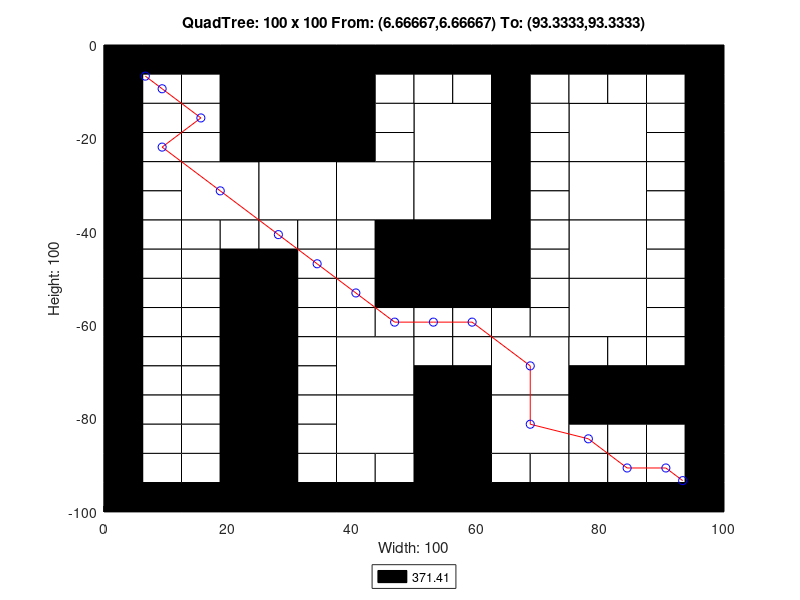

Write the MATLAB code that produced this figure.
axis([0 100 -100 0]);
title('QuadTree: 100 x 100 From: (6.66667,6.66667) To: (93.3333,93.3333)');
xlabel('Width: 100');
ylabel('Height: 100');
rectangle('Position',[25 -12.5 12.5 12.5], 'FaceColor',[0 0 0]);
rectangle('Position',[25 -25 12.5 12.5], 'FaceColor',[0 0 0]);
rectangle('Position',[12.5 -37.5 12.5 12.5], 'FaceColor',[1 1 1]);
rectangle('Position',[25 -37.5 12.5 12.5], 'FaceColor',[1 1 1]);
rectangle('Position',[37.5 -37.5 12.5 12.5], 'FaceColor',[1 1 1]);
rectangle('Position',[50 -25 12.5 12.5], 'FaceColor',[1 1 1]);
rectangle('Position',[75 -25 12.5 12.5], 'FaceColor',[1 1 1]);
rectangle('Position',[50 -37.5 12.5 12.5], 'FaceColor',[1 1 1]);
rectangle('Position',[50 -50 12.5 12.5], 'FaceColor',[0 0 0]);
rectangle('Position',[75 -37.5 12.5 12.5], 'FaceColor',[1 1 1]);
rectangle('Position',[75 -50 12.5 12.5], 'FaceColor',[1 1 1]);
rectangle('Position',[37.5 -75 12.5 12.5], 'FaceColor',[1 1 1]);
rectangle('Position',[37.5 -87.5 12.5 12.5], 'FaceColor',[1 1 1]);
rectangle('Position',[62.5 -75 12.5 12.5], 'FaceColor',[1 1 1]);
rectangle('Position',[75 -62.5 12.5 12.5], 'FaceColor',[1 1 1]);
rectangle('Position',[50 -87.5 12.5 12.5], 'FaceColor',[0 0 0]);
rectangle('Position',[62.5 -87.5 12.5 12.5], 'FaceColor',[1 1 1]);
rectangle('Position',[50 -100 12.5 12.5], 'FaceColor',[0 0 0]);
rectangle('Position',[0 -6.25 6.25 6.25], 'FaceColor',[0 0 0]);
rectangle('Position',[6.25 -6.25 6.25 6.25], 'FaceColor',[0 0 0]);
rectangle('Position',[0 -12.5 6.25 6.25], 'FaceColor',[0 0 0]);
rectangle('Position',[6.25 -12.5 6.25 6.25], 'FaceColor',[1 1 1]);
rectangle('Position',[12.5 -6.25 6.25 6.25], 'FaceColor',[0 0 0]);
rectangle('Position',[18.75 -6.25 6.25 6.25], 'FaceColor',[0 0 0]);
rectangle('Position',[12.5 -12.5 6.25 6.25], 'FaceColor',[1 1 1]);
rectangle('Position',[18.75 -12.5 6.25 6.25], 'FaceColor',[0 0 0]);
rectangle('Position',[0 -18.75 6.25 6.25], 'FaceColor',[0 0 0]);
rectangle('Position',[6.25 -18.75 6.25 6.25], 'FaceColor',[1 1 1]);
rectangle('Position',[0 -25 6.25 6.25], 'FaceColor',[0 0 0]);
rectangle('Position',[6.25 -25 6.25 6.25], 'FaceColor',[1 1 1]);
rectangle('Position',[12.5 -18.75 6.25 6.25], 'FaceColor',[1 1 1]);
rectangle('Position',[18.75 -18.75 6.25 6.25], 'FaceColor',[0 0 0]);
rectangle('Position',[12.5 -25 6.25 6.25], 'FaceColor',[1 1 1]);
rectangle('Position',[18.75 -25 6.25 6.25], 'FaceColor',[0 0 0]);
rectangle('Position',[37.5 -6.25 6.25 6.25], 'FaceColor',[0 0 0]);
rectangle('Position',[43.75 -6.25 6.25 6.25], 'FaceColor',[0 0 0]);
rectangle('Position',[37.5 -12.5 6.25 6.25], 'FaceColor',[0 0 0]);
rectangle('Position',[43.75 -12.5 6.25 6.25], 'FaceColor',[1 1 1]);
rectangle('Position',[37.5 -18.75 6.25 6.25], 'FaceColor',[0 0 0]);
rectangle('Position',[43.75 -18.75 6.25 6.25], 'FaceColor',[1 1 1]);
rectangle('Position',[37.5 -25 6.25 6.25], 'FaceColor',[0 0 0]);
rectangle('Position',[43.75 -25 6.25 6.25], 'FaceColor',[1 1 1]);
rectangle('Position',[0 -31.25 6.25 6.25], 'FaceColor',[0 0 0]);
rectangle('Position',[6.25 -31.25 6.25 6.25], 'FaceColor',[1 1 1]);
rectangle('Position',[0 -37.5 6.25 6.25], 'FaceColor',[0 0 0]);
rectangle('Position',[6.25 -37.5 6.25 6.25], 'FaceColor',[1 1 1]);
rectangle('Position',[0 -43.75 6.25 6.25], 'FaceColor',[0 0 0]);
rectangle('Position',[6.25 -43.75 6.25 6.25], 'FaceColor',[1 1 1]);
rectangle('Position',[0 -50 6.25 6.25], 'FaceColor',[0 0 0]);
rectangle('Position',[6.25 -50 6.25 6.25], 'FaceColor',[1 1 1]);
rectangle('Position',[12.5 -43.75 6.25 6.25], 'FaceColor',[1 1 1]);
rectangle('Position',[18.75 -43.75 6.25 6.25], 'FaceColor',[1 1 1]);
rectangle('Position',[12.5 -50 6.25 6.25], 'FaceColor',[1 1 1]);
rectangle('Position',[18.75 -50 6.25 6.25], 'FaceColor',[0 0 0]);
rectangle('Position',[25 -43.75 6.25 6.25], 'FaceColor',[1 1 1]);
rectangle('Position',[31.25 -43.75 6.25 6.25], 'FaceColor',[1 1 1]);
rectangle('Position',[25 -50 6.25 6.25], 'FaceColor',[0 0 0]);
rectangle('Position',[31.25 -50 6.25 6.25], 'FaceColor',[1 1 1]);
rectangle('Position',[37.5 -43.75 6.25 6.25], 'FaceColor',[1 1 1]);
rectangle('Position',[43.75 -43.75 6.25 6.25], 'FaceColor',[0 0 0]);
rectangle('Position',[37.5 -50 6.25 6.25], 'FaceColor',[1 1 1]);
rectangle('Position',[43.75 -50 6.25 6.25], 'FaceColor',[0 0 0]);
rectangle('Position',[50 -6.25 6.25 6.25], 'FaceColor',[0 0 0]);
rectangle('Position',[56.25 -6.25 6.25 6.25], 'FaceColor',[0 0 0]);
rectangle('Position',[50 -12.5 6.25 6.25], 'FaceColor',[1 1 1]);
rectangle('Position',[56.25 -12.5 6.25 6.25], 'FaceColor',[1 1 1]);
rectangle('Position',[62.5 -6.25 6.25 6.25], 'FaceColor',[0 0 0]);
rectangle('Position',[68.75 -6.25 6.25 6.25], 'FaceColor',[0 0 0]);
rectangle('Position',[62.5 -12.5 6.25 6.25], 'FaceColor',[0 0 0]);
rectangle('Position',[68.75 -12.5 6.25 6.25], 'FaceColor',[1 1 1]);
rectangle('Position',[62.5 -18.75 6.25 6.25], 'FaceColor',[0 0 0]);
rectangle('Position',[68.75 -18.75 6.25 6.25], 'FaceColor',[1 1 1]);
rectangle('Position',[62.5 -25 6.25 6.25], 'FaceColor',[0 0 0]);
rectangle('Position',[68.75 -25 6.25 6.25], 'FaceColor',[1 1 1]);
rectangle('Position',[75 -6.25 6.25 6.25], 'FaceColor',[0 0 0]);
rectangle('Position',[81.25 -6.25 6.25 6.25], 'FaceColor',[0 0 0]);
rectangle('Position',[75 -12.5 6.25 6.25], 'FaceColor',[1 1 1]);
rectangle('Position',[81.25 -12.5 6.25 6.25], 'FaceColor',[1 1 1]);
rectangle('Position',[87.5 -6.25 6.25 6.25], 'FaceColor',[0 0 0]);
rectangle('Position',[93.75 -6.25 6.25 6.25], 'FaceColor',[0 0 0]);
rectangle('Position',[87.5 -12.5 6.25 6.25], 'FaceColor',[1 1 1]);
rectangle('Position',[93.75 -12.5 6.25 6.25], 'FaceColor',[0 0 0]);
rectangle('Position',[87.5 -18.75 6.25 6.25], 'FaceColor',[1 1 1]);
rectangle('Position',[93.75 -18.75 6.25 6.25], 'FaceColor',[0 0 0]);
rectangle('Position',[87.5 -25 6.25 6.25], 'FaceColor',[1 1 1]);
rectangle('Position',[93.75 -25 6.25 6.25], 'FaceColor',[0 0 0]);
rectangle('Position',[62.5 -31.25 6.25 6.25], 'FaceColor',[0 0 0]);
rectangle('Position',[68.75 -31.25 6.25 6.25], 'FaceColor',[1 1 1]);
rectangle('Position',[62.5 -37.5 6.25 6.25], 'FaceColor',[0 0 0]);
rectangle('Position',[68.75 -37.5 6.25 6.25], 'FaceColor',[1 1 1]);
rectangle('Position',[62.5 -43.75 6.25 6.25], 'FaceColor',[0 0 0]);
rectangle('Position',[68.75 -43.75 6.25 6.25], 'FaceColor',[1 1 1]);
rectangle('Position',[62.5 -50 6.25 6.25], 'FaceColor',[0 0 0]);
rectangle('Position',[68.75 -50 6.25 6.25], 'FaceColor',[1 1 1]);
rectangle('Position',[87.5 -31.25 6.25 6.25], 'FaceColor',[1 1 1]);
rectangle('Position',[93.75 -31.25 6.25 6.25], 'FaceColor',[0 0 0]);
rectangle('Position',[87.5 -37.5 6.25 6.25], 'FaceColor',[1 1 1]);
rectangle('Position',[93.75 -37.5 6.25 6.25], 'FaceColor',[0 0 0]);
rectangle('Position',[87.5 -43.75 6.25 6.25], 'FaceColor',[1 1 1]);
rectangle('Position',[93.75 -43.75 6.25 6.25], 'FaceColor',[0 0 0]);
rectangle('Position',[87.5 -50 6.25 6.25], 'FaceColor',[1 1 1]);
rectangle('Position',[93.75 -50 6.25 6.25], 'FaceColor',[0 0 0]);
rectangle('Position',[0 -56.25 6.25 6.25], 'FaceColor',[0 0 0]);
rectangle('Position',[6.25 -56.25 6.25 6.25], 'FaceColor',[1 1 1]);
rectangle('Position',[0 -62.5 6.25 6.25], 'FaceColor',[0 0 0]);
rectangle('Position',[6.25 -62.5 6.25 6.25], 'FaceColor',[1 1 1]);
rectangle('Position',[12.5 -56.25 6.25 6.25], 'FaceColor',[1 1 1]);
rectangle('Position',[18.75 -56.25 6.25 6.25], 'FaceColor',[0 0 0]);
rectangle('Position',[12.5 -62.5 6.25 6.25], 'FaceColor',[1 1 1]);
rectangle('Position',[18.75 -62.5 6.25 6.25], 'FaceColor',[0 0 0]);
rectangle('Position',[0 -68.75 6.25 6.25], 'FaceColor',[0 0 0]);
rectangle('Position',[6.25 -68.75 6.25 6.25], 'FaceColor',[1 1 1]);
rectangle('Position',[0 -75 6.25 6.25], 'FaceColor',[0 0 0]);
rectangle('Position',[6.25 -75 6.25 6.25], 'FaceColor',[1 1 1]);
rectangle('Position',[12.5 -68.75 6.25 6.25], 'FaceColor',[1 1 1]);
rectangle('Position',[18.75 -68.75 6.25 6.25], 'FaceColor',[0 0 0]);
rectangle('Position',[12.5 -75 6.25 6.25], 'FaceColor',[1 1 1]);
rectangle('Position',[18.75 -75 6.25 6.25], 'FaceColor',[0 0 0]);
rectangle('Position',[25 -56.25 6.25 6.25], 'FaceColor',[0 0 0]);
rectangle('Position',[31.25 -56.25 6.25 6.25], 'FaceColor',[1 1 1]);
rectangle('Position',[25 -62.5 6.25 6.25], 'FaceColor',[0 0 0]);
rectangle('Position',[31.25 -62.5 6.25 6.25], 'FaceColor',[1 1 1]);
rectangle('Position',[37.5 -56.25 6.25 6.25], 'FaceColor',[1 1 1]);
rectangle('Position',[43.75 -56.25 6.25 6.25], 'FaceColor',[0 0 0]);
rectangle('Position',[37.5 -62.5 6.25 6.25], 'FaceColor',[1 1 1]);
rectangle('Position',[43.75 -62.5 6.25 6.25], 'FaceColor',[1 1 1]);
rectangle('Position',[25 -68.75 6.25 6.25], 'FaceColor',[0 0 0]);
rectangle('Position',[31.25 -68.75 6.25 6.25], 'FaceColor',[1 1 1]);
rectangle('Position',[25 -75 6.25 6.25], 'FaceColor',[0 0 0]);
rectangle('Position',[31.25 -75 6.25 6.25], 'FaceColor',[1 1 1]);
rectangle('Position',[0 -81.25 6.25 6.25], 'FaceColor',[0 0 0]);
rectangle('Position',[6.25 -81.25 6.25 6.25], 'FaceColor',[1 1 1]);
rectangle('Position',[0 -87.5 6.25 6.25], 'FaceColor',[0 0 0]);
rectangle('Position',[6.25 -87.5 6.25 6.25], 'FaceColor',[1 1 1]);
rectangle('Position',[12.5 -81.25 6.25 6.25], 'FaceColor',[1 1 1]);
rectangle('Position',[18.75 -81.25 6.25 6.25], 'FaceColor',[0 0 0]);
rectangle('Position',[12.5 -87.5 6.25 6.25], 'FaceColor',[1 1 1]);
rectangle('Position',[18.75 -87.5 6.25 6.25], 'FaceColor',[0 0 0]);
rectangle('Position',[0 -93.75 6.25 6.25], 'FaceColor',[0 0 0]);
rectangle('Position',[6.25 -93.75 6.25 6.25], 'FaceColor',[1 1 1]);
rectangle('Position',[0 -100 6.25 6.25], 'FaceColor',[0 0 0]);
rectangle('Position',[6.25 -100 6.25 6.25], 'FaceColor',[0 0 0]);
rectangle('Position',[12.5 -93.75 6.25 6.25], 'FaceColor',[1 1 1]);
rectangle('Position',[18.75 -93.75 6.25 6.25], 'FaceColor',[0 0 0]);
rectangle('Position',[12.5 -100 6.25 6.25], 'FaceColor',[0 0 0]);
rectangle('Position',[18.75 -100 6.25 6.25], 'FaceColor',[0 0 0]);
rectangle('Position',[25 -81.25 6.25 6.25], 'FaceColor',[0 0 0]);
rectangle('Position',[31.25 -81.25 6.25 6.25], 'FaceColor',[1 1 1]);
rectangle('Position',[25 -87.5 6.25 6.25], 'FaceColor',[0 0 0]);
rectangle('Position',[31.25 -87.5 6.25 6.25], 'FaceColor',[1 1 1]);
rectangle('Position',[25 -93.75 6.25 6.25], 'FaceColor',[0 0 0]);
rectangle('Position',[31.25 -93.75 6.25 6.25], 'FaceColor',[1 1 1]);
rectangle('Position',[25 -100 6.25 6.25], 'FaceColor',[0 0 0]);
rectangle('Position',[31.25 -100 6.25 6.25], 'FaceColor',[0 0 0]);
rectangle('Position',[37.5 -93.75 6.25 6.25], 'FaceColor',[1 1 1]);
rectangle('Position',[43.75 -93.75 6.25 6.25], 'FaceColor',[1 1 1]);
rectangle('Position',[37.5 -100 6.25 6.25], 'FaceColor',[0 0 0]);
rectangle('Position',[43.75 -100 6.25 6.25], 'FaceColor',[0 0 0]);
rectangle('Position',[50 -56.25 6.25 6.25], 'FaceColor',[0 0 0]);
rectangle('Position',[56.25 -56.25 6.25 6.25], 'FaceColor',[0 0 0]);
rectangle('Position',[50 -62.5 6.25 6.25], 'FaceColor',[1 1 1]);
rectangle('Position',[56.25 -62.5 6.25 6.25], 'FaceColor',[1 1 1]);
rectangle('Position',[62.5 -56.25 6.25 6.25], 'FaceColor',[0 0 0]);
rectangle('Position',[68.75 -56.25 6.25 6.25], 'FaceColor',[1 1 1]);
rectangle('Position',[62.5 -62.5 6.25 6.25], 'FaceColor',[1 1 1]);
rectangle('Position',[68.75 -62.5 6.25 6.25], 'FaceColor',[1 1 1]);
rectangle('Position',[50 -68.75 6.25 6.25], 'FaceColor',[1 1 1]);
rectangle('Position',[56.25 -68.75 6.25 6.25], 'FaceColor',[1 1 1]);
rectangle('Position',[50 -75 6.25 6.25], 'FaceColor',[0 0 0]);
rectangle('Position',[56.25 -75 6.25 6.25], 'FaceColor',[0 0 0]);
rectangle('Position',[87.5 -56.25 6.25 6.25], 'FaceColor',[1 1 1]);
rectangle('Position',[93.75 -56.25 6.25 6.25], 'FaceColor',[0 0 0]);
rectangle('Position',[87.5 -62.5 6.25 6.25], 'FaceColor',[1 1 1]);
rectangle('Position',[93.75 -62.5 6.25 6.25], 'FaceColor',[0 0 0]);
rectangle('Position',[75 -68.75 6.25 6.25], 'FaceColor',[1 1 1]);
rectangle('Position',[81.25 -68.75 6.25 6.25], 'FaceColor',[1 1 1]);
rectangle('Position',[75 -75 6.25 6.25], 'FaceColor',[0 0 0]);
rectangle('Position',[81.25 -75 6.25 6.25], 'FaceColor',[0 0 0]);
rectangle('Position',[87.5 -68.75 6.25 6.25], 'FaceColor',[1 1 1]);
rectangle('Position',[93.75 -68.75 6.25 6.25], 'FaceColor',[0 0 0]);
rectangle('Position',[87.5 -75 6.25 6.25], 'FaceColor',[0 0 0]);
rectangle('Position',[93.75 -75 6.25 6.25], 'FaceColor',[0 0 0]);
rectangle('Position',[62.5 -93.75 6.25 6.25], 'FaceColor',[1 1 1]);
rectangle('Position',[68.75 -93.75 6.25 6.25], 'FaceColor',[1 1 1]);
rectangle('Position',[62.5 -100 6.25 6.25], 'FaceColor',[0 0 0]);
rectangle('Position',[68.75 -100 6.25 6.25], 'FaceColor',[0 0 0]);
rectangle('Position',[75 -81.25 6.25 6.25], 'FaceColor',[0 0 0]);
rectangle('Position',[81.25 -81.25 6.25 6.25], 'FaceColor',[0 0 0]);
rectangle('Position',[75 -87.5 6.25 6.25], 'FaceColor',[1 1 1]);
rectangle('Position',[81.25 -87.5 6.25 6.25], 'FaceColor',[1 1 1]);
rectangle('Position',[87.5 -81.25 6.25 6.25], 'FaceColor',[0 0 0]);
rectangle('Position',[93.75 -81.25 6.25 6.25], 'FaceColor',[0 0 0]);
rectangle('Position',[87.5 -87.5 6.25 6.25], 'FaceColor',[1 1 1]);
rectangle('Position',[93.75 -87.5 6.25 6.25], 'FaceColor',[0 0 0]);
rectangle('Position',[75 -93.75 6.25 6.25], 'FaceColor',[1 1 1]);
rectangle('Position',[81.25 -93.75 6.25 6.25], 'FaceColor',[1 1 1]);
rectangle('Position',[75 -100 6.25 6.25], 'FaceColor',[0 0 0]);
rectangle('Position',[81.25 -100 6.25 6.25], 'FaceColor',[0 0 0]);
rectangle('Position',[87.5 -93.75 6.25 6.25], 'FaceColor',[1 1 1]);
rectangle('Position',[93.75 -93.75 6.25 6.25], 'FaceColor',[0 0 0]);
rectangle('Position',[87.5 -100 6.25 6.25], 'FaceColor',[0 0 0]);
rectangle('Position',[93.75 -100 6.25 6.25], 'FaceColor',[0 0 0]);
X=[93.3333,90.625,84.375,78.125,68.75,68.75,59.375,53.125,46.875,40.625,34.375,28.125,18.75,9.375,15.625,9.375,6.66667];
Y=[-93.3333,-90.625,-90.625,-84.375,-81.25,-68.75,-59.375,-59.375,-59.375,-53.125,-46.875,-40.625,-31.25,-21.875,-15.625,-9.375,-6.66667];
hold on;
plot(X,Y,'r');
plot(X,Y,'bo');
legend('371.41','Location','southoutside');
